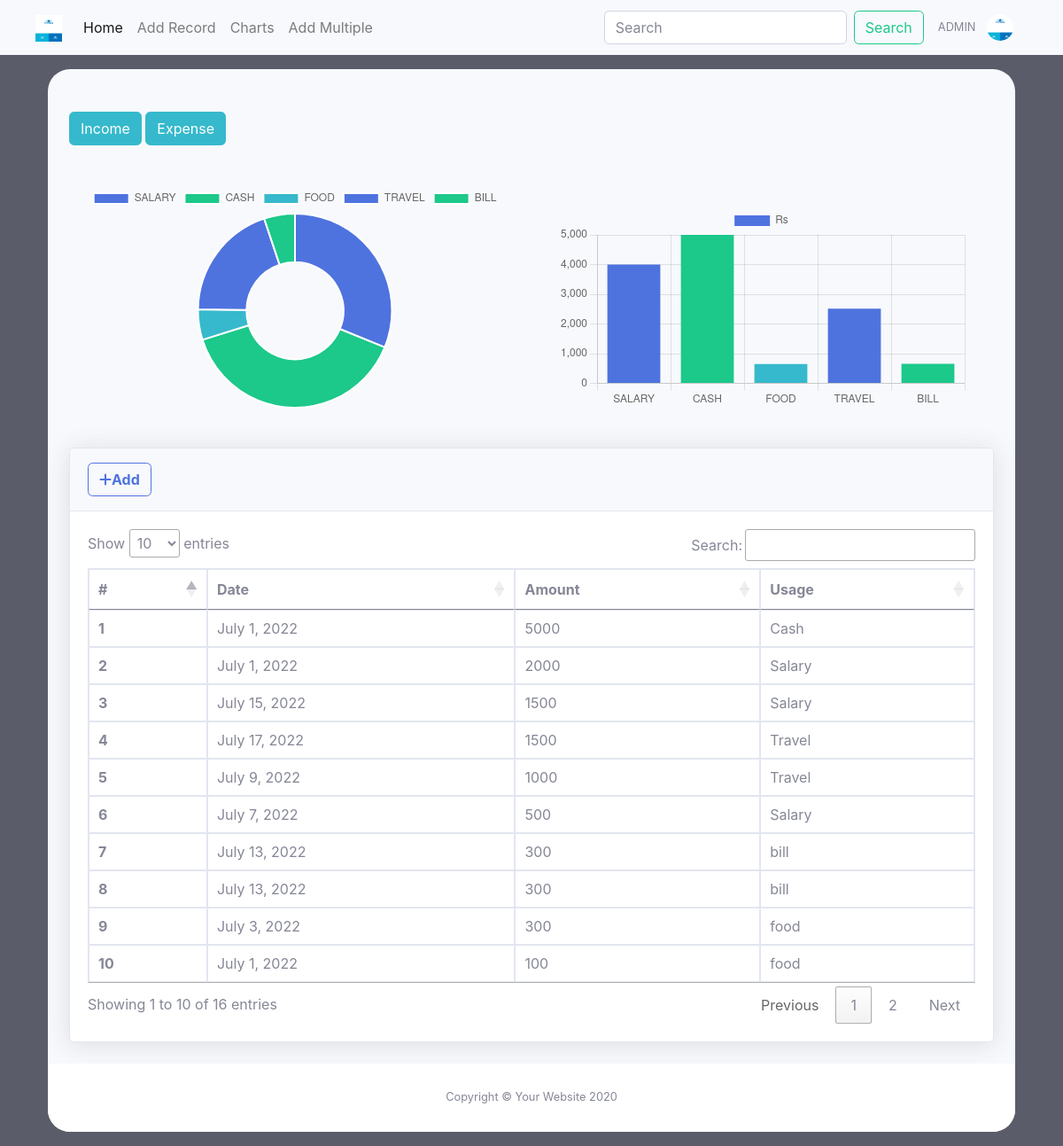
The app's page / (signed in) with its own data.
### expenceApp/models.py (models this page shows, shortened)
class UserProfile(models.Model):
    user = models.OneToOneField(User,on_delete=models.CASCADE)
    profession = models.CharField(max_length = 10, choices=PROFESSION_CHOICES)
    Savings = models.IntegerField( null=True, blank=True)
    income = models.BigIntegerField(null=True, blank=True)
    image = models.ImageField(upload_to='profile_image',blank=True,default='profile_image/Trackexpence.png')

class moneyType(models.Model):
    name = models.CharField(max_length=50)
    remaks = models.CharField(max_length=50)
    created = models.DateTimeField()

class money(models.Model):
    user = models.ForeignKey(User, on_delete=models.CASCADE)
    money_type = models.ForeignKey(moneyType,on_delete=models.CASCADE)
    amount = models.BigIntegerField()
    Date = models.DateField(default = now)
    Category = models.ForeignKey(expType, on_delete=models.CASCADE)

class expType(models.Model):
    name = models.CharField(max_length=50)
    c_Type = models.ForeignKey(moneyType, on_delete=models.CASCADE)
    remark = models.CharField(max_length=200)
    def __str__(self):
        return self.name

### expenceApp/views.py (the view)
# urls.py: path('',moneyView,name='home'),
@login_required
def moneyView(request):
    if request.user.is_authenticated:
        incmoney = money.objects.filter(user=request.user).order_by('-amount')
        money_type = moneyType.objects.all()
        choice = request.GET.get('choice')
        request.session['choice'] = choice
        lab = request.session['choice']
        today = datetime.datetime.now()
        print(today.strftime('%B'))
        if choice:
            incmoney = money.objects.filter(user=request.user).filter(money_type__id = choice).order_by('-amount')
            qs = money.objects.filter(user=request.user).filter(money_type__id = choice).values('Category__name').order_by('Category').annotate(total_price=Sum('amount'))
        else:
            incmoney = money.objects.filter(user=request.user).order_by('-amount')
            qs = money.objects.filter(user=request.user).values('Category__name').order_by('Category').annotate(total_price=Sum('amount'))
    context={
        'money_type':money_type,
        'incmoney':incmoney,
        'qs':qs,
        'lab':lab,
    }
    return render(request,'expenceApp/dashboard.html',context)

### expenceApp/templates/expenceApp/Dashboard.html (shortened to what this page needs)
{% extends 'base.html' %}
{% load static %}
{% block content %}
<div id="wrapper">
  <div id="content-wrapper" class="d-flex flex-column">
          <div class="container-fluid">
                    {% if money_type %}
                        {% for type in money_type %}
                            <a href="/?choice={{type.id}}" class="btn btn-info mt-5">{{type.name}}</a>
                        {% endfor %}
                    {% endif %}
                    {% if qs %}
                    <div class="row">
                      <div class="card-body col-6">
                        <div class="chart-pie pt-4 mb-4">
                          <canvas id="myPieChart"></canvas>
                        </div>
                      </div>
                      <div class="card-body col-6">
                        <div class="chart-pie pt-4 mb-4">
                          <canvas id="myBarChart"></canvas>
                        </div>
                      </div>
                    </div>
                    {% endif %}
              <div class="card shadow mb-4">
                  <div class="card-header py-3">
                    <a class="btn btn-outline-primary font-weight-bold text-primary" href="/add"><i class="fa-solid fa-plus"></i>Add</a>
                  </div>
                  <div class="card-body">
                      <div class="table-responsive">
                          <table class="table table-bordered" id="dataTable" width="100%" cellspacing="0">
                            <thead>
                              <tr>
                                <th scope="col">#</th>
                                <th scope="col">Date</th>
                                <th scope="col">Amount</th>
                                <th scope="col">Usage</th>
                              </tr>
                            </thead>
                            <tbody>
                              {% for obj in incmoney %}
                              <tr>
                                <th scope="row">{{forloop.counter}}</th>
                                <td>{{obj.Date}}</td>
                                <td>{{obj.amount}}</td>
                                <td>{{obj.Category}}</td>
                              </tr>
                              {% empty %}
                              <tr>
                                <th scope="row" colspan=4 class="text-center"><blink>Sorry No Data Kindly Make Entry</blink></th>
                              </tr>
                              {% endfor %}
                            </tbody>
                          </table>
                      </div>
                  </div>
              </div>
          </div>
      <footer class="sticky-footer bg-white">
          <div class="container my-auto">
              <div class="copyright text-center my-auto">
                  <span>Copyright &copy; Your Website 2020</span>
              </div>
          </div>
      </footer>
  </div>
</div>
<script>
$(document).ready(function () {
    $('#dataTable').DataTable();
});
var ctx1 = document.getElementById("myPieChart");
var myPieChart = new Chart(ctx1, {
  type: 'doughnut',
  data: {
    labels: [{% for name in qs %}"{{name.Category__name|upper}}",{% endfor %}],
    datasets: [{
      data: [{% for data in qs %}'{{data.total_price}}',{% endfor %}],
      backgroundColor: ['#4e73df', '#1cc88a', '#36b9cc'],
      hoverBackgroundColor: ['#2e59d9', '#17a673', '#2c9faf'],
      hoverBorderColor: "rgba(234, 236, 244, 1)",
    }],
  },
  options: {
    maintainAspectRatio: false,
    tooltips: {
      backgroundColor: "rgb(255,255,255)",
      bodyFontColor: "#858796",
      borderColor: '#dddfeb',
      borderWidth: 1,
      xPadding: 15,
      yPadding: 15,
      displayColors: false,
      caretPadding: 10,
    },
    legend: {
      display: false
    },
    cutoutPercentage: 80,
  },
});
{% comment %} bar chart {% endcomment %}
var ctx = document.getElementById("myBarChart");
var myBarChart = new Chart(ctx, {
  type: 'bar',
  data: {
    labels: [{% for name in qs %}"{{name.Category__name|upper}}",{% endfor %}],
    datasets: [{
      label: "Rs",
      backgroundColor: ['#4e73df', '#1cc88a', '#36b9cc'],
      hoverBackgroundColor: ['#2e59d9', '#17a673', '#2c9faf'],
      hoverBorderColor: "rgba(234, 236, 244, 1)",
      data: [{% for data in qs %}'{{data.total_price}}',{% endfor %}],
    }],
  },
  options: {
    maintainAspectRatio: false,
    layout: {
      padding: {
        left: 10,
        right: 25,
        top: 25,
        bottom: 0
      }
    },
  }
});
</script>
{% endblock content %}

### templates/base.html (shortened to what this page needs)
{% load static %}
<!doctype html>
<html lang="en">
  <head>
    <link rel="stylesheet" href="https://cdnjs.cloudflare.com/ajax/libs/material-design-iconic-font/2.2.0/css/material-design-iconic-font.min.css" />
    <link href="https://cdn.jsdelivr.net/npm/bootstrap@4.4.1/dist/css/bootstrap.min.css" rel="stylesheet">
    <link rel="stylesheet" type="text/css" href="https://cdn.datatables.net/1.12.1/css/jquery.dataTables.css">
    <link href="https://cdn.jsdelivr.net/npm/bootstrap@5.0.0-beta2/dist/css/bootstrap.min.css" rel="stylesheet">
    <link rel="stylesheet" href="https://cdnjs.cloudflare.com/ajax/libs/font-awesome/6.1.1/css/all.min.css" />
    <link rel="stylesheet" href="{% static 'css/myCss.css' %}">
    <link rel="stylesheet" href="{% static 'css/sb-admin-2.min.css' %}">
  </head>
  <body class="bg-dark">
    {% include 'navbar.html' %}
    <div class="container mt-3 mb-3">
        {% block content %}
        {% endblock content %}
    </div>
  </body>
</html>

### templates/navbar.html (shortened to what this page needs)
{% load static %}
{% url 'expenceApp:home' as path_to_home %}
{% url 'expenceApp:addExp' as path_to_add %}
{% url 'expenceApp:charts' as path_to_chart %}
{% url 'expenceApp:addmul' as path_to_addmul %}
{% if request.user.is_authenticated %}
  <nav class="navbar navbar-expand-lg navbar-light bg-light">
    <div class="container-fluid">
      <a class="navbar-brand" href=""><img src="{{request.user.userprofile.image.url}}" class="logo-sm"></a>
      <div class="collapse navbar-collapse" id="navbarSupportedContent">
        <ul class="navbar-nav me-auto mb-2 mb-lg-0">
          <li class="nav-item">
            <a class="nav-link {% if request.path == path_to_home %}active{% endif %} " href="{{path_to_home}}">Home</a>
          </li>
          <li class="nav-item">
            <a class="nav-link {% if request.path == path_to_add %}active{% endif %} " href="{{path_to_add}}">Add Record</a>
          </li>
          <li class="nav-item">
            <a class="nav-link {% if request.path == path_to_chart %}active{% endif %} " href="{{path_to_chart}}">Charts</a>
          </li>
          <li class="nav-item">
            <a class="nav-link {% if request.path == path_to_addmul %}active{% endif %} " href="{{path_to_addmul}}">Add Multiple</a>
          </li>
        </ul>
        <form class="d-flex">
          <input class="form-control me-2" type="search" placeholder="Search" aria-label="Search">
          <button class="btn btn-outline-success" type="submit">Search</button>
        </form>
          <div class="nav-item dropdown no-arrow">
              <a class="nav-link dropdown-toggle" href="#" id="userDropdown" role="button"
                  data-toggle="dropdown" aria-haspopup="true" aria-expanded="false">
                  <span class="mr-2 d-none d-lg-inline text-gray-600 small">{{request.user.username|upper }}</span>
                  <img class="img-profile rounded-circle logo-sm"
                      src="{{request.user.userprofile.image.url}}">
              </a>
            </div>
      </div>
    </div>
  </nav>
  {% endif %}

### static/css/myCss.css (style rules this page uses)
.logo-sm { height: 30px; width: auto; }
body { background-color: #ebeff5; }
.form-control { border: 1px solid #e1e1e1; -webkit-box-shadow: none; box-shadow: none; border-radius: 5px; -webkit-transition: all .3s ease; transition: all .3s ease; background-color: #fff; color: #858585; font-weight: 400; position: relative; }

### records on screen
moneyType: name "Income"
moneyType: name "Expense"
money: Date "July 1, 2022", amount "5000", Category "Cash"
money: Date "July 1, 2022", amount "2000", Category "Salary"
money: Date "July 15, 2022", amount "1500", Category "Salary"
money: Date "July 17, 2022", amount "1500", Category "Travel"
money: Date "July 9, 2022", amount "1000", Category "Travel"
money: Date "July 7, 2022", amount "500", Category "Salary"
money: Date "July 13, 2022", amount "300", Category "bill"
money: Date "July 13, 2022", amount "300", Category "bill"
money: Date "July 3, 2022", amount "300", Category "food"
money: Date "July 1, 2022", amount "100", Category "food"

### other values on screen
{{ request.user.username|upper }} "ADMIN"
chart data {{ data.total_price }} 4000, 5000, 650, 2520, 660
